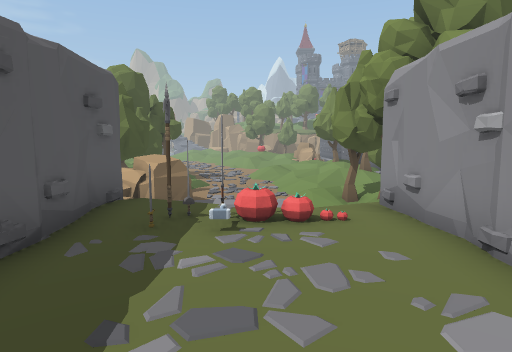
View 1 (above)

24 first-person views from a walk through a Unity game level. The camera is 1.2 m above the floor, tilts 6° down and sees 75° across. The floor is counted in squares, 1 m on a side. Each view is taken from the middle of a square. On the plan, view 1 faces up. The plan holds only what a view shows up to about 14 squares ahead; the rest is blank. The place goes on beyond the plan. The player is left out. Some surface patterns are stand-ins.

View 2
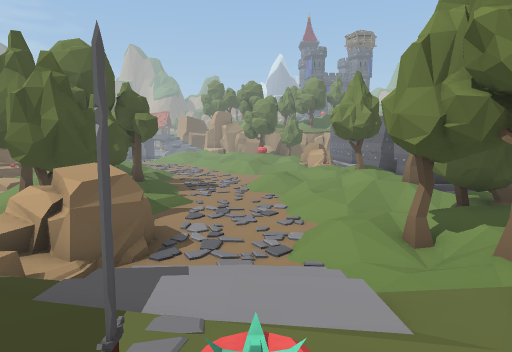

View 3
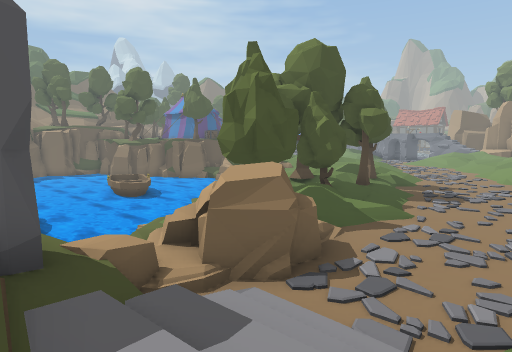

View 4
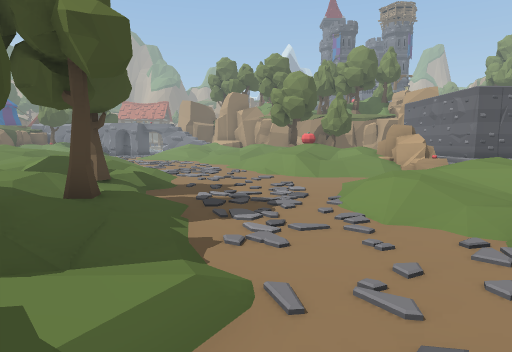

View 5
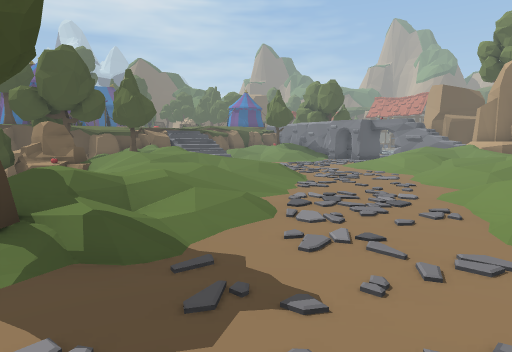

View 6
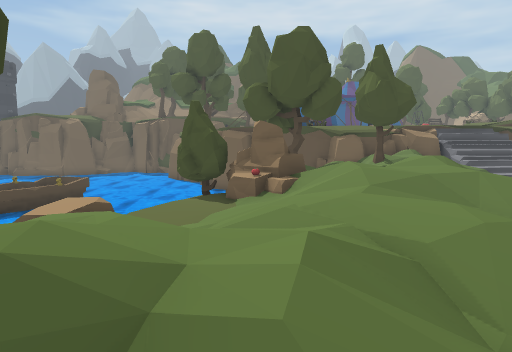

View 7
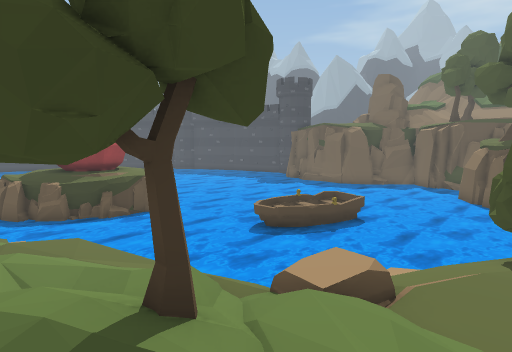

View 8
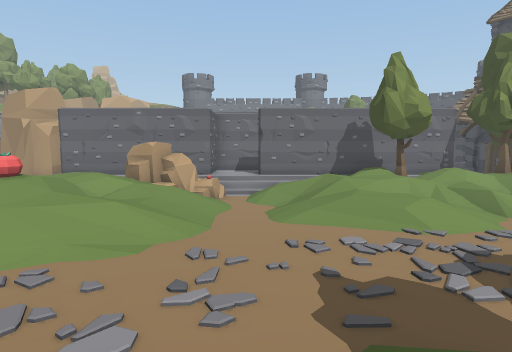

View 9
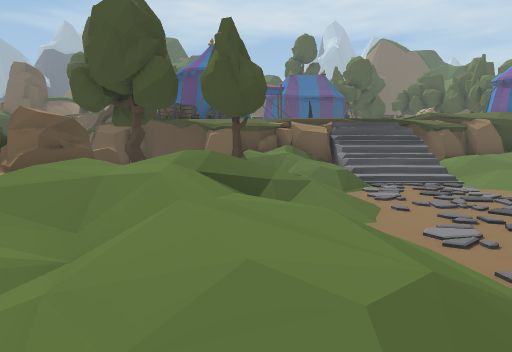

View 10
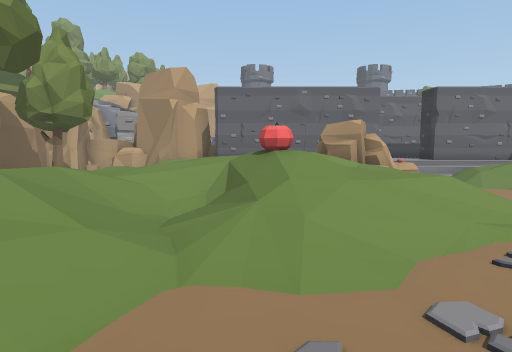

View 11
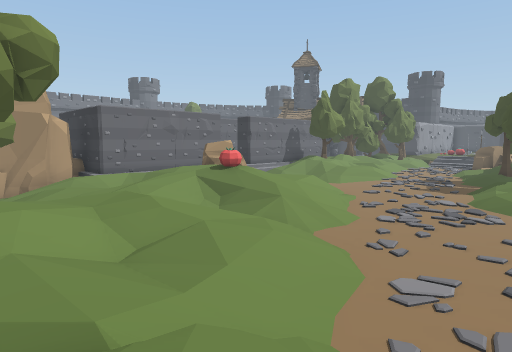

View 12
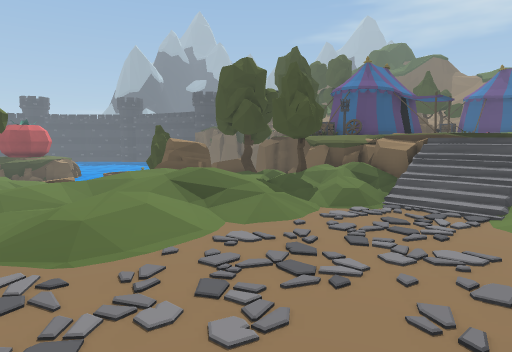

View 13
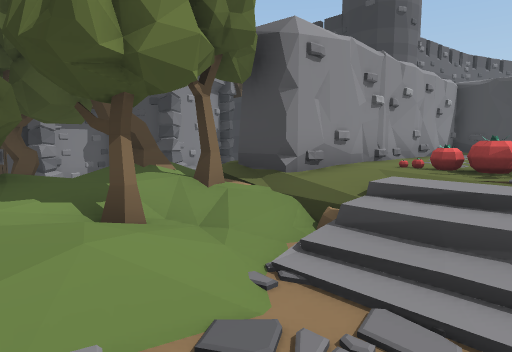

View 14
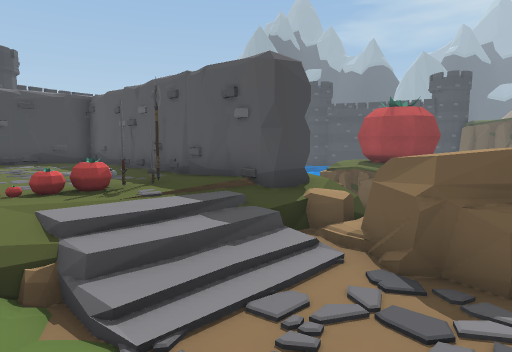

View 15
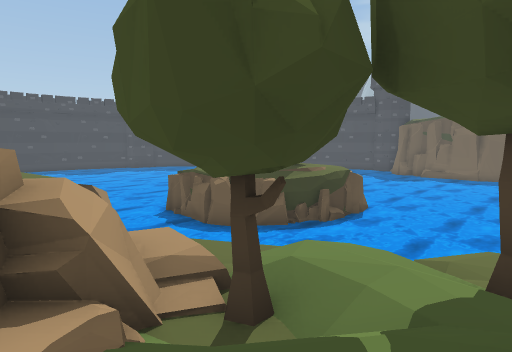

View 16
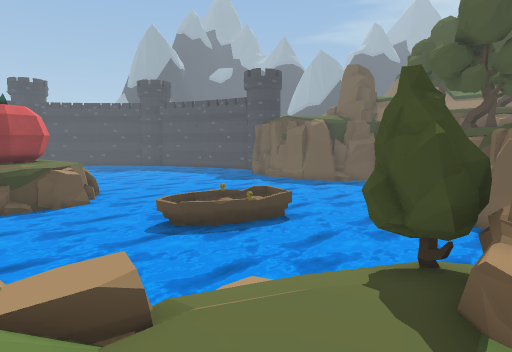

View 17
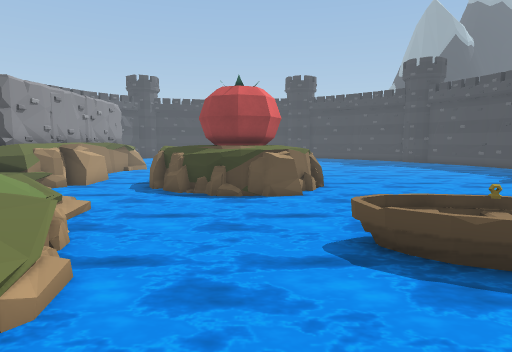

View 18
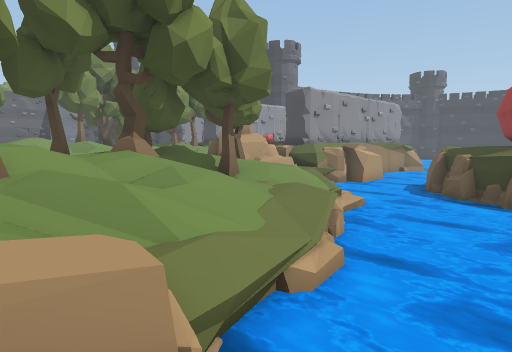

View 19
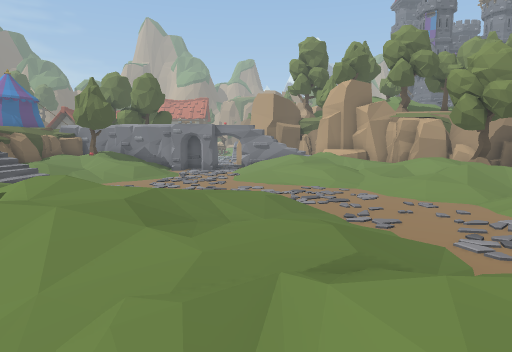

View 20
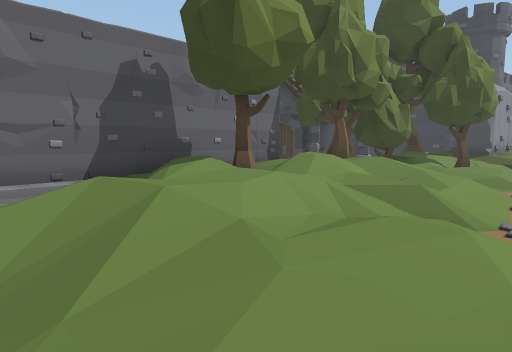

View 21
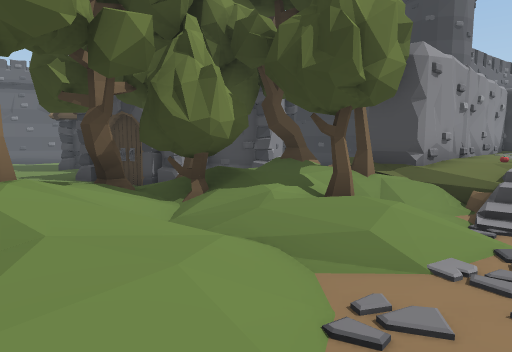

View 22
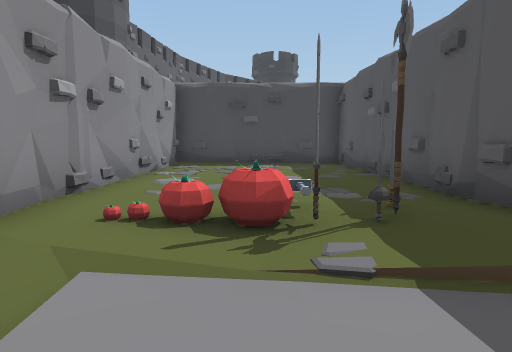

View 23
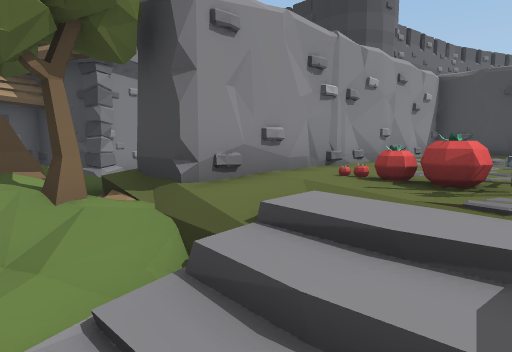

View 24
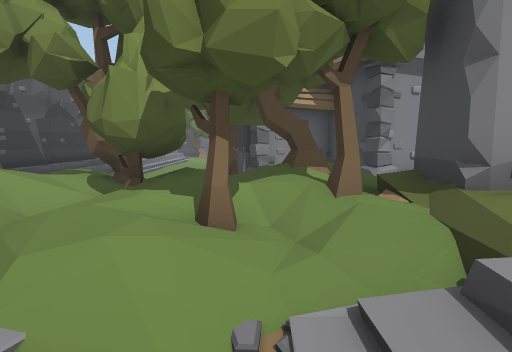

### Floor plan
Key: @ floor where view 1 was taken; # wall or solid block; x gap in a wall; . main floor; : floor 0.25 m higher than the main floor; - floor 0.25 m lower than the main floor; + floor 0.5 m higher than the main floor; _ floor 0.5 m lower than the main floor; * floor 0.75 m higher than the main floor; < floor 0.75 m lower than the main floor; % floor 1 m higher than the main floor; / step, stairs or slope; = window, fence, low wall or low ledge; ≈ water the walk keeps out of; ^ raised ledge; T tree; O other object.
Columns run from 22 left of view 1 to 8 right of it. Each row starts with its distance up from view 1.
 34  ^^=*/::.....///*////#TTTT   OO
 33   ^^+/.........///+//TT  T   OO
 32   ^^^+..........//++/**/+// OO
 31   ^^^+............++//**+// # O
 30   ^^^//.........../+///* +* /OO
 29   ^^ /+/./........./::/* /* ###
 28   ^^///////////....////%** +#
 27   ^^/T//////*+/....//*//%/ /#
 26   ^#xTT/ %/*//:.....//*///O #
 25   ^# */  /**/+//...../*++OO=#
 24  ^^  T/  //*+*//.....//:// /###
 23  #  TT:OO///+/////........//++#
 22  ## TTOOOO.//:+*//.......///###
 21  ## ≈O TT..../////.....://+/#
 20 ##≈≈≈≈ TT.../+//T/...../////#
 19  ≈≈≈≈≈≈≈≈//O/:TTTT..../+/*//#
 18 ≈≈≈≈≈≈≈≈≈≈≈--+TT#T/.../+:TTT#
 17 ≈≈≈≈≈≈≈≈≈≈≈≈-:.OTT+...//:TTT#
 16 ≈≈≈≈≈≈≈≈≈≈≈≈-.:TT++..../////#
 15 ≈≈≈≈≈O≈≈≈≈≈≈_-:TTTT..../////###
 14 ≈≈≈≈  <≈≈≈≈≈≈-.TTTT:....+/TT^^^
 13        ≈≈≈≈≈≈- TTTT/.../+/TTTT
 12    ≈≈≈≈≈≈≈≈≈≈≈-:TTT/..../:T#TT
 11    ≈≈≈≈≈≈≈≈≈≈≈_..TTOO..//+TT#^
 10     ≈≈≈≈≈≈≈≈≈≈≈≈-OOOO../TTT#TT
  9      ≈≈≈≈≈≈≈≈≈≈≈≈=OOO../TT###
  8 ≈≈≈≈≈≈≈≈^^^^≈≈≈≈≈^^^.////T###
  7 ≈≈≈≈≈≈≈≈^^^^^≈≈≈≈^^^///=/x^^
  6 ≈≈≈≈≈≈≈^^#O#^^≈≈≈^##*/***#^   #
  5 ≈≈≈≈≈≈≈ ^OO#^^≈≈^^##*O///#    ^
  4            #^≈≈≈ ^ #*****#
  3              ≈≈    #*****#
  2             ≈≈≈    #*****#
  1              ≈≈    #*****#
  0                    #**@**# O
 -1                    #*****#OO
 -2                    #*****#O
 -3                    #######

Positions as (right, up) in squares from view 1, and headings:
1: (0, 0), facing up
2: (0, 4), facing up
3: (1, 6), facing up-left
4: (-2, 12), facing up
5: (-1, 19), facing up-left
6: (-5, 22), facing left
7: (-7, 21), facing down-left
8: (-7, 22), facing right
9: (-7, 27), facing left
10: (-6, 28), facing right
11: (-7, 34), facing down-right
12: (-7, 34), facing down-left
13: (-1, 11), facing down-right
14: (2, 11), facing down-left
15: (-3, 14), facing down-left
16: (-10, 22), facing down-left
17: (-13, 19), facing down
18: (-13, 19), facing down-right
19: (-9, 20), facing up
20: (0, 21), facing down-right
21: (0, 14), facing down-right
22: (0, 8), facing down
23: (-1, 9), facing down-right
24: (-1, 9), facing right
